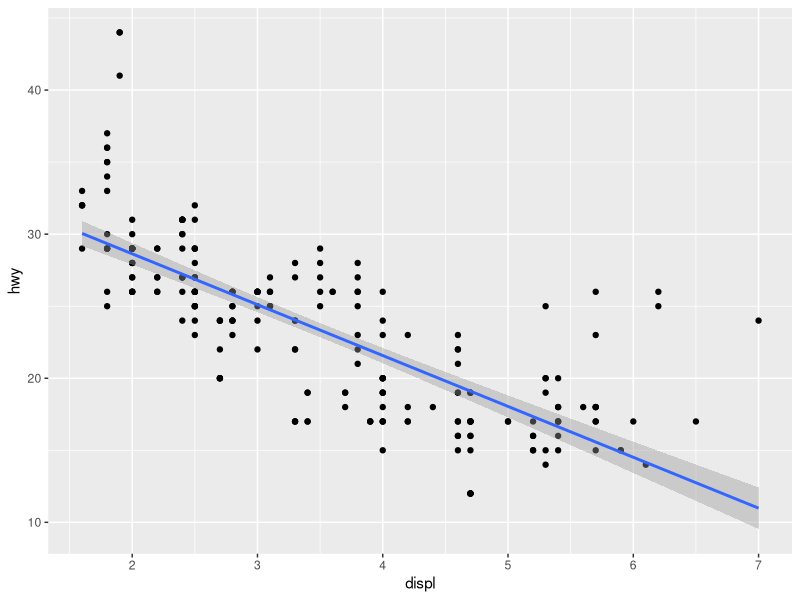

Source code (R):
1 / 200 * 3
class(.015)

sin(pi / 2)

x <- 3 * 4

primes <- c (2,3,5,7,11,13)

class(primes)

primes[0] # numeric(0)
primes[1] # 2
primes[8] # NA

primes * 2

this_is_a_really_long_name <- 2.5

library(tidyverse)
ggplot(
  data = mpg,
  mapping = aes(x = displ, y = hwy)
) + 
  geom_point() +
  geom_smooth(method = "lm")